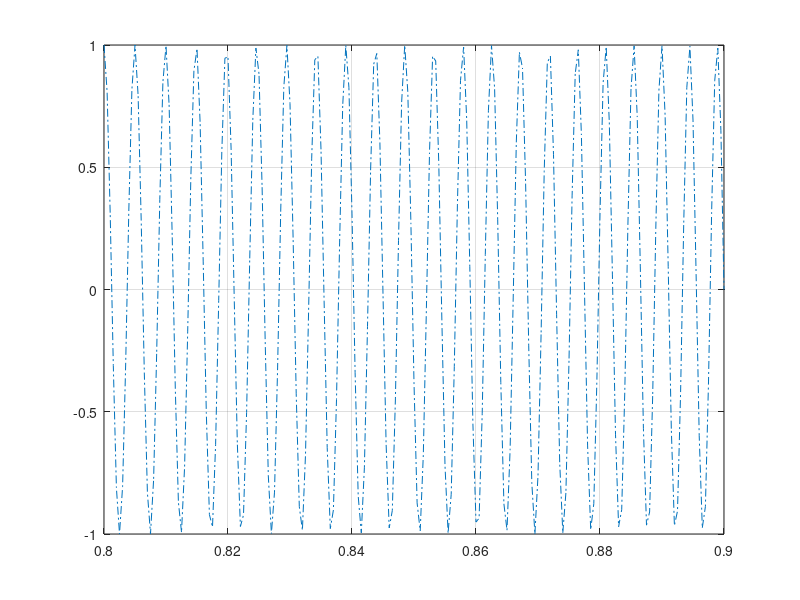

Source code (MATLAB):
clc;
clear all;
close all; 
T=16; % 16 seconds
Fs=1000;
f0=0;
f1=4000; % start @ 0 Hz, go up to 4000Hz
C = (f1-f0)/T;

n=0.008;
for i=0:100
    t=n*i:0.0005:n*i+0.1;
    y=cos( 2.*pi.*((C./2).*t.^2+f0.*t));
    plot(t,y,'-.');
    grid on;
    drawnow
    pause(0.4);
end




 